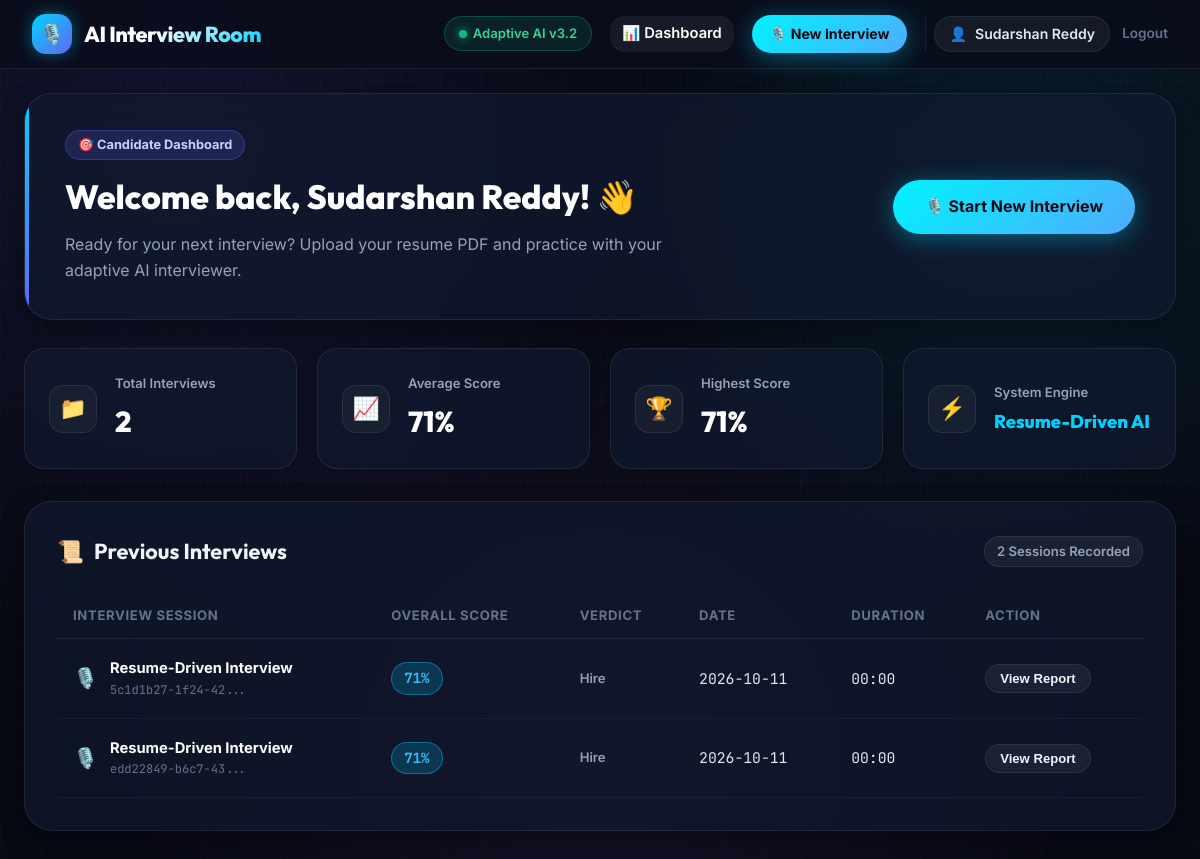
The app's page /dashboard (signed in) with its own data.
### tables this page shows
CREATE TABLE users (
            id INTEGER PRIMARY KEY AUTOINCREMENT,
            full_name TEXT NOT NULL,
            email TEXT UNIQUE NOT NULL,
            password_hash TEXT NOT NULL,
            created_at TIMESTAMP DEFAULT CURRENT_TIMESTAMP
        );

CREATE TABLE interviews (
            id INTEGER PRIMARY KEY AUTOINCREMENT,
            session_id TEXT UNIQUE NOT NULL,
            user_id INTEGER NOT NULL,
            candidate_name TEXT,
            interview_type TEXT,
            overall_score INTEGER,
            recommendation TEXT,
            duration TEXT,
            report_data TEXT,
            created_at TIMESTAMP DEFAULT CURRENT_TIMESTAMP,
            FOREIGN KEY (user_id) REFERENCES users(id)
        );

### app.py (the view)
@app.route("/dashboard")
@login_required
def dashboard():
    user = get_user_by_id(session["user_id"])
    if not user:
        session.clear()
        return redirect(url_for("login"))
    interviews = get_user_interviews(user["id"])
    return render_template("dashboard.html", user=user, interviews=interviews)

### app.py (called while the page is built)
def login_required(f):
    @wraps(f)
    def decorated_function(*args, **kwargs):
        if "user_id" not in session:
            if request.path.startswith("/api/"):
                return jsonify({"error": "Authentication required. Please log in."}), 401
            return redirect(url_for("login", next=request.full_path if request.method == 'GET' else url_for('dashboard')))
        return f(*args, **kwargs)
    return decorated_function

### database.py (called while the page is built)
def get_db_connection():
    conn = sqlite3.connect(DB_PATH, timeout=10)
    conn.row_factory = sqlite3.Row
    cur = conn.cursor()
    cur.execute("PRAGMA foreign_keys = ON")
    cur.close()
    return conn

def get_user_by_id(user_id: int) -> Optional[Dict[str, Any]]:
    conn = get_db_connection()
    cursor = conn.cursor()
    cursor.execute("SELECT id, full_name, email, created_at FROM users WHERE id = ?", (user_id,))
    user = cursor.fetchone()
    conn.close()
    if user:
        return dict(user)
    return None

def get_user_interviews(user_id: int) -> List[Dict[str, Any]]:
    conn = get_db_connection()
    cursor = conn.cursor()
    cursor.execute("""
        SELECT id, session_id, candidate_name, interview_type, overall_score,
               recommendation, duration, created_at
        FROM interviews
        WHERE user_id = ?
        ORDER BY created_at DESC
    """, (user_id,))
    rows = cursor.fetchall()
    conn.close()
    return [dict(r) for r in rows]

### templates/dashboard.html (shortened to what this page needs)
{% extends "base.html" %}
{% block content %}
<section class="view-section active dashboard-view-section">
  <div class="dashboard-welcome-card">
    <div class="welcome-text-group">
      <div class="welcome-pill">🎯 Candidate Dashboard</div>
      <h1 class="dashboard-greeting">Welcome back, {{ user.full_name }}! 👋</h1>
      <p class="dashboard-subheading">
        Ready for your next interview? Upload your resume PDF and practice with your adaptive AI interviewer.
      </p>
    </div>
    <div class="welcome-action-group">
      <a href="/interview" class="btn-primary btn-hero-action" id="dashboardStartInterviewBtn">
        <span>🎙️ Start New Interview</span>
      </a>
    </div>
  </div>
  <div class="dashboard-stats-grid">
    <div class="stat-card">
      <div class="stat-icon-wrapper">📁</div>
      <div>
        <div class="stat-label">Total Interviews</div>
        <div class="stat-value">{{ interviews|length }}</div>
      </div>
    </div>
    <div class="stat-card">
      <div class="stat-icon-wrapper">📈</div>
      <div>
        <div class="stat-label">Average Score</div>
        <div class="stat-value">
          {% if interviews %}
            {{ (interviews|map(attribute='overall_score')|sum / interviews|length)|round|int }}%
          {% else %}
            --%
          {% endif %}
        </div>
      </div>
    </div>
    <div class="stat-card">
      <div class="stat-icon-wrapper">🏆</div>
      <div>
        <div class="stat-label">Highest Score</div>
        <div class="stat-value">
          {% if interviews %}
            {{ interviews|map(attribute='overall_score')|max }}%
          {% else %}
            --%
          {% endif %}
        </div>
      </div>
    </div>
    <div class="stat-card">
      <div class="stat-icon-wrapper">⚡</div>
      <div>
        <div class="stat-label">System Engine</div>
        <div class="stat-value" style="font-size: 1.15rem; color: var(--accent-cyan);">Resume-Driven AI</div>
      </div>
    </div>
  </div>
  <div class="dashboard-history-section">
    <div class="section-title-row">
      <h2 class="history-title">
        <span>📜</span> Previous Interviews
      </h2>
      <span class="history-count-badge">{{ interviews|length }} Sessions Recorded</span>
    </div>
    {% if interviews %}
      <div class="history-table-container">
        <table class="history-table">
          <thead>
            <tr>
              <th>Interview Session</th>
              <th>Overall Score</th>
              <th>Verdict</th>
              <th>Date</th>
              <th>Duration</th>
              <th>Action</th>
            </tr>
          </thead>
          <tbody>
            {% for item in interviews %}
              <tr>
                <td>
                  <div class="session-type-cell">
                    <span class="type-icon">🎙️</span>
                    <div>
                      <div class="session-type-title">{{ item.interview_type|default('Resume-Driven Mock Interview') }}</div>
                      <div class="session-id-sub">{{ item.session_id[:16] }}...</div>
                    </div>
                  </div>
                </td>
                <td>
                  <span class="score-pill {% if item.overall_score >= 80 %}score-high{% elif item.overall_score >= 60 %}score-mid{% else %}score-low{% endif %}">
                    {{ item.overall_score }}%
                  </span>
                </td>
                <td>
                  <span class="verdict-tag">{{ item.recommendation|default('Completed') }}</span>
                </td>
                <td class="date-cell">{{ item.created_at[:10] }}</td>
                <td class="duration-cell">{{ item.duration|default('06:00') }}</td>
                <td>
                  <button type="button" class="btn-secondary view-report-btn" data-session-id="{{ item.session_id }}" style="padding: 6px 14px; font-size: 0.82rem;">
                    <span>View Report</span>
                  </button>
                </td>
              </tr>
            {% endfor %}
          </tbody>
        </table>
      </div>
    {% endif %}
  </div>
</section>
{% endblock %}

### templates/base.html (shortened to what this page needs)
<!DOCTYPE html>
<html lang="en">
<head>
  <link rel="stylesheet" href="/static/css/style.css">
</head>
<body>
  <header>
    <nav class="navbar">
      <div class="nav-container">
        <a href="/" class="brand-logo" id="navBrandLink">
          <div class="brand-icon">🎙️</div>
          <span class="brand-name">AI Interview Room</span>
        </a>
        <div class="nav-links">
          <div class="nav-badge">
            <span class="pulse-dot"></span>
            <span>Adaptive AI v3.2</span>
          </div>
          {% if session.get('user_id') %}
            <a href="/dashboard" class="nav-item-link {% if request.path == '/dashboard' %}active{% endif %}">
              <span>📊 Dashboard</span>
            </a>
            <a href="/interview" class="btn-primary" style="padding: 8px 18px; font-size: 0.88rem;">
              <span>🎙️ New Interview</span>
            </a>
            <div class="user-profile-menu">
              <span class="user-profile-chip" title="{{ session.get('user_email') }}">
                <span>👤</span>
                <span class="user-chip-name">{{ session.get('user_name', 'Account') }}</span>
              </span>
              <a href="/logout" class="btn-logout" title="Log out of your account">Logout</a>
            </div>
          {% endif %}
        </div>
      </div>
    </nav>
  </header>
  <main>
    {% block content %}{% endblock %}
  </main>
</body>
</html>

### records on screen
users: full_name "Sudarshan Reddy"
interviews: interview_type "Resume-Driven Interview", session_id "5c1d1b27-1f24-42", overall_score "71", recommendation "Hire", created_at "2026-10-11", duration "00:00"
interviews: interview_type "Resume-Driven Interview", session_id "edd22849-b6c7-43", overall_score "71", recommendation "Hire", created_at "2026-10-11", duration "00:00"

### other values on screen
{{ session.get('user_name', 'Account') }} "Sudarshan Reddy"
{{ interviews|length }} "2"
{{ interviews|map(attribute='overall_score')|max }} "71"
